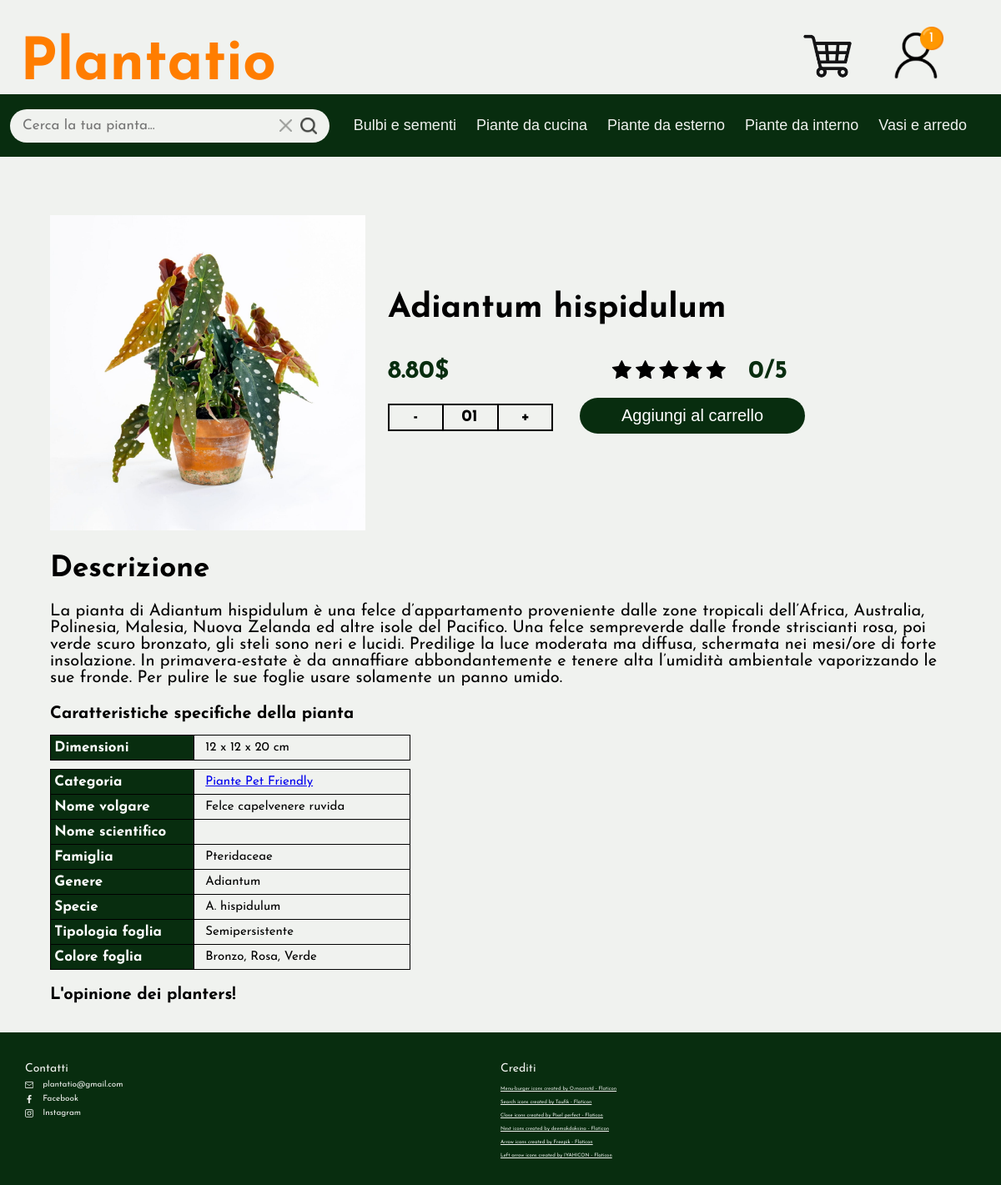
Page /product.php?id=Adiantum hispidulum on the committed database.
### tables this page shows
CREATE TABLE Prodotti (
    nome_prodotto VARCHAR(150) PRIMARY KEY,
    prezzo DECIMAL(10, 2) NOT NULL,
    id_sottocategoria VARCHAR(100) NOT NULL,
    stock INT NOT NULL,
    nome_volgare VARCHAR(50),  
    nome_scientifico VARCHAR(50),
    famiglia VARCHAR(50),
    genere VARCHAR(50),
    specie VARCHAR(50),
    dimensioni VARCHAR(30),  
    profumo VARCHAR(30),  
    tipologia_foglia VARCHAR(30),
    colore_foglia VARCHAR(30), 
    descrizione TEXT,
    voto INT NOT NULL
);

### product.php (called while the page is built)
<?php
require_once 'bootstrap.php';
$templateParams["titolo"] = "Plantatio";
$templateParams["mainContent"] = "single-item.php";
$templateParams["js"] = array("js/product.js", "js/nav.js");
$idprodotto = -1;
if(isset($_GET["id"])){
    $idprodotto = $_GET["id"];
}
$templateParams["prodotto"] = $dbh->getProductById($idprodotto);
$templateParams["recensioni_prodotto"] = $dbh->getReviewsOfProduct($idprodotto);
require 'template/base.php';
?>

### utils/functions.php (called while the page is built, shortened)
<?php
    function replaceSpacesWithHyphens($string) {
        $temp = $string;
        $newString = str_replace(' ', '-', $temp);
        return $newString;
    }
    function isUserLoggedIn() {
        return !empty($_SESSION['email']);
    }
?>

### database/database.php (called while the page is built, shortened)
<?php
class DatabaseHelper
{
    private $db;
    public function __construct($servername, $username, $password, $dbname, $port)
    {
        $this->db = new mysqli($servername, $username, $password, $dbname, $port);
    }
    public function getSubCategoriesFromCategory($nomeCategoria)
    {
        $stmt = $this->db->prepare("SELECT nome_sottocategoria FROM SottoCategorie WHERE id_categoria = ?");
        $stmt->bind_param('s', $nomeCategoria);
        $stmt->execute();
        $result = $stmt->get_result();
        return $result->fetch_all(MYSQLI_ASSOC);
    }
    public function getCategories()
    {
        $stmt = $this->db->prepare("SELECT nome_categoria FROM Categorie");
        $stmt->execute();
        $result = $stmt->get_result();
        $categories = $result->fetch_all(MYSQLI_ASSOC);
        foreach ($categories as &$category) {
            $category["sottocategorie"] = array();
            $category["sottocategorie"] = $this->getSubCategoriesFromCategory($category["nome_categoria"]);
        }
        return $categories;
    }
    public function getProductById($product_id)
    {
        $stmt = $this->db->prepare("SELECT * FROM Prodotti WHERE nome_prodotto = ?");
        $stmt->bind_param('s', $product_id);
        $stmt->execute();
        $result = $stmt->get_result();
        return $result->fetch_all(MYSQLI_ASSOC);
    }
    public function getReviewsOfProduct($idprodotto){
        $query = "SELECT nome, voto, commento, DATE(data_recensione) as dataRec FROM Recensioni, Utenti WHERE id_utente = email AND id_prodotto = ? ORDER BY data_recensione DESC";
        $stmt = $this->db->prepare($query);
        $stmt-> bind_param('s', $idprodotto);
        $stmt->execute();
        $result = $stmt->get_result();
        return $result->fetch_all(MYSQLI_ASSOC);
    }
}

### bootstrap.php (called while the page is built, shortened)
<?php
require_once("utils/functions.php");
require_once("database/database.php");
$dbh = new DatabaseHelper("localhost", "root", "", "Plantatio", 3306);
$templateParams["categorie"] = $dbh->getCategories();
?>

### template/single-item.php (the view, shortened to what this page needs)
<main class="single-item">
    <?php if(count($templateParams["prodotto"])==0): ?>
        <article><p>Prodotto non presente</p></article>
    <?php
        else:
            $prodotto = $templateParams["prodotto"][0];
        ?>
        <article>
        <header>
            <img src="upload/<?php echo $prodotto["nome_prodotto"] ?>.jpg" alt=""/><section>
                <h2><?php echo $prodotto["nome_prodotto"] ?></h2>
                <h3><?php echo $prodotto["prezzo"] ?>$
                </h3><div class="star-value">
                        <?php for($i = $prodotto["voto"] + 1; $i <= 5; $i++ ): ?>
                            <span class="fa fa-star"></span>
                        <?php endfor; ?>
                    </div><h3><?php echo $prodotto["voto"]?>/5</h3>
                <div class="wrapper">
                    <span class="minus" onclick="reduceQuantity()">-</span><span class="number">01</span><span class="plus" onclick="addQuantity(<?php echo $prodotto["stock"]?>)">+</span>
                </div><button type="button">Aggiungi al carrello</button>
            </section>
        </header>
        <section>
            <h3>Descrizione</h3>
            <p><?php echo $prodotto["descrizione"] ?></p>
            <table>
                <caption>Caratteristiche specifiche della pianta</caption>
                <tr>
                    <th>Dimensioni</th>
                    <td><?php echo $prodotto["dimensioni"]?></td>
                </tr>
            </table>
            <table>
                <tr>
                    <th>Categoria</th>
                    <td><a href="#"><?php echo $prodotto["id_sottocategoria"]?></a></td>
                </tr>
                <tr>
                    <th>Nome volgare</th>
                    <td><?php echo $prodotto["nome_volgare"]?></td>
                </tr>
                <tr>
                    <th>Nome scientifico</th>
                    <td><?php echo $prodotto["nome_scientifico"]?></td>
                </tr>
                <tr>
                    <th>Famiglia</th>
                    <td><?php echo $prodotto["famiglia"]?></td>
                </tr>
                <tr>
                    <th>Genere</th>
                    <td><?php echo $prodotto["genere"]?></td>
                </tr>
                <tr>
                    <th>Specie</th>
                    <td><?php echo $prodotto["specie"]?></td>
                </tr>
                <tr>
                    <th>Tipologia foglia</th>
                    <td><?php echo $prodotto["tipologia_foglia"]?></td>
                </tr>
                <tr>
                    <th>Colore foglia</th>
                    <td><?php echo $prodotto["colore_foglia"]?></td>
                </tr>
            </table>
        </section>
    </article>
    <section>
        <h2>L'opinione dei planters!</h2>
    </section>
<?php endif; ?>
</main>

### template/base.php (shortened to what this page needs)
<!DOCTYPE html>
<html lang="it">
<head>
    <link rel="stylesheet" href="https://cdnjs.cloudflare.com/ajax/libs/font-awesome/4.7.0/css/font-awesome.min.css">
        <link rel="stylesheet" type="text/css" href="./css/style.css" />
</head>
<body>
    <header>
        <h1>Plantatio
        </h1><ul>
            <li class="user_icon">
                <a href="<?php if(isUserLoggedIn()){echo './login.php';} else{ echo '#';} ?>"><img class="user_icon" src=".\img\User-Icon.png" alt="user-icon"/><img
                        src="img/cerchio.png" alt="notifiche" />
                    <p>1</p>
                </a>
            </li>
            <li>
                <a href="#"><img src=".\img\Cart-Icon.png" alt="cart-icon" /></a>
            </li>
        </ul>
    </header>
    <nav class="main-nav closed-nav">
        <form action="search.php" method="GET">
            <section class="search-text">
                <input type="text" id="fastSearch" name="fastSearch" placeholder="Cerca la tua pianta..." oninput="showSuggestions()" value="<?php if(isset($templateParams["searchedWord"])){echo($templateParams["searchedWord"]);}?>"/>
            </section>
            <img class="searchbar-icon cancel-button" src="upload/cancel-icon.png" alt="Reset search button"
                onclick="resetText('fastsearch')" />
            <input class="searchbar-icon search-button" type="image" src="upload/search-icon.png" alt="Submit search">
        </form>
        <ul class="categories">
            <?php foreach ($templateParams["categorie"] as $categoria): ?>
                <li>
                    <button class="category-button" onclick='openSubcategories("<?php echo replaceSpacesWithHyphens($categoria["nome_categoria"]); ?>")' type="button"><?php echo $categoria["nome_categoria"]; ?>
                    </button>
                </li>
            <?php endforeach; ?>
        </ul>
    </nav>
    <?php
    if (isset($templateParams["mainContent"])) {
        require($templateParams["mainContent"]);
    }
    ?>
    <footer>
        <section class="contacts">
            <p>Contatti</p>
            <ul>
                <li>
                    <img src="./upload/email.png" alt="email icon">
                    <span>plantatio@gmail.com</span>
                </li>
                <li>
                    <img src="./upload/facebook.png" alt="facebook icon">
                    <span>Facebook</span>
                </li>
                <li>
                    <img src="./upload/instagram.png" alt="instagram icon">
                    <span>Instagram</span>
                </li>
            </ul>
        </section>
        <section class="credits">
            <p>Crediti</p>
            <ul>
                <li>
                    <a href="https://www.flaticon.com/free-icons/menu-burger" title="menu-burger icons">Menu-burger icons created by
                        O.moonstd - Flaticon</a>
                </li>
                <li>
                    <a href="https://www.flaticon.com/free-icons/search" title="search icons">Search icons created by Taufik -
                        Flaticon</a>
                </li>
                <li>
                    <a href="https://www.flaticon.com/free-icons/close" title="close icons">Close icons created by Pixel perfect -
                        Flaticon</a>
                </li>
                <li>
                    <a href="https://www.flaticon.com/free-icons/next" title="next icons">Next icons created by deemakdaksina -
                        Flaticon</a>
                </li>
                <li>
                    <a href="https://www.flaticon.com/free-icons/arrow" title="arrow icons">Arrow icons created by Freepik - Flaticon</a>
                </li>
                <li>
                    <a href="https://www.flaticon.com/free-icons/left-arrow" title="left arrow icons">Left arrow icons created by IYAHICON - Flaticon</a>
                </li>
            </ul>
        </section>
    </footer>
</body>
</html>

### rows in the picture
prodotti: nome_prodotto (picture), nome_prodotto "Adiantum hispidulum", prezzo "8.80", voto "0", descrizione "La pianta di Adiantum hispidulum è una felce d’appartamento proveniente dalle zone tropicali dell’Africa, Australia, Polinesia, Malesia, Nuova Zelanda ed altre isole del Pacifico. Una felce sempreverde dalle fronde striscianti rosa, poi verde scuro bronzato, gli steli sono neri e lucidi. Predilige la luce moderata ma diffusa, schermata nei mesi/ore di forte insolazione. In primavera-estate è da annaffiare abbondantemente e tenere alta l’umidità ambientale vaporizzando le sue fronde. Per pulire le sue foglie usare solamente un panno umido.", dimensioni "12 x 12 x 20 cm", id_sottocategoria "Piante Pet Friendly", nome_volgare "Felce capelvenere ruvida", famiglia "Pteridaceae", genere "Adiantum", specie "A. hispidulum", tipologia_foglia "Semipersistente", colore_foglia "Bronzo, Rosa, Verde"

### other values in the picture
$categoria["nome_categoria"] "Bulbi e sementi"
$categoria["nome_categoria"] "Piante da cucina"
$categoria["nome_categoria"] "Piante da esterno"
$categoria["nome_categoria"] "Piante da interno"
$categoria["nome_categoria"] "Vasi e arredo"
